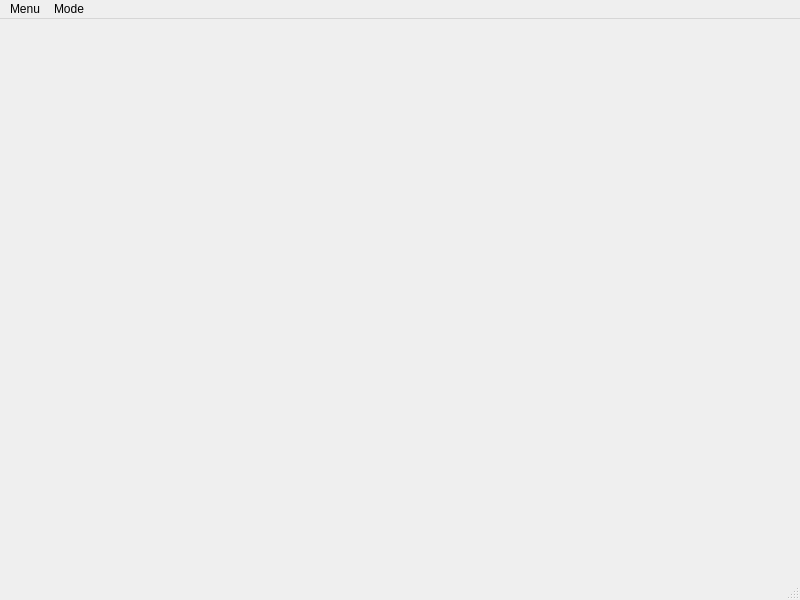
<?xml version="1.0" encoding="UTF-8"?>
<ui version="4.0">
 <class>MainWindow</class>
 <widget class="QMainWindow" name="MainWindow">
  <property name="geometry">
   <rect>
    <x>0</x>
    <y>0</y>
    <width>800</width>
    <height>600</height>
   </rect>
  </property>
  <property name="windowTitle">
   <string>MainWindow</string>
  </property>
  <widget class="QWidget" name="centralwidget"/>
  <widget class="QMenuBar" name="menubar">
   <property name="geometry">
    <rect>
     <x>0</x>
     <y>0</y>
     <width>800</width>
     <height>23</height>
    </rect>
   </property>
   <widget class="QMenu" name="menuMenu">
    <property name="title">
     <string>Menu</string>
    </property>
    <addaction name="actionNew_Project"/>
    <addaction name="actionNew_ControllerViewer"/>
   </widget>
   <widget class="QMenu" name="menuMode">
    <property name="title">
     <string>Mode</string>
    </property>
    <addaction name="actionEdit"/>
    <addaction name="actionView"/>
   </widget>
   <addaction name="menuMenu"/>
   <addaction name="menuMode"/>
  </widget>
  <widget class="QStatusBar" name="statusbar"/>
  <action name="actionEdit">
   <property name="text">
    <string>Edit</string>
   </property>
  </action>
  <action name="actionView">
   <property name="text">
    <string>View</string>
   </property>
  </action>
  <action name="actionNew_Project">
   <property name="text">
    <string>New Project</string>
   </property>
  </action>
  <action name="actionNew_ControllerViewer">
   <property name="text">
    <string>New ControllerViewer</string>
   </property>
  </action>
 </widget>
 <resources/>
 <connections/>
</ui>
